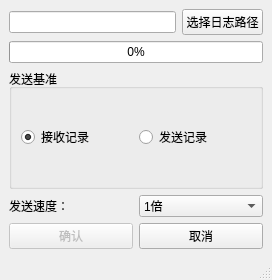
<?xml version="1.0" encoding="UTF-8"?>
<ui version="4.0">
 <class>sendByDialog</class>
 <widget class="QMainWindow" name="sendByDialog">
  <property name="geometry">
   <rect>
    <x>0</x>
    <y>0</y>
    <width>272</width>
    <height>280</height>
   </rect>
  </property>
  <property name="windowTitle">
   <string>MainWindow</string>
  </property>
  <widget class="QWidget" name="centralwidget">
   <layout class="QVBoxLayout" name="verticalLayout">
    <item>
     <layout class="QHBoxLayout" name="horizontalLayout">
      <item>
       <widget class="QLineEdit" name="LEdialogPath"/>
      </item>
      <item>
       <widget class="QPushButton" name="BselectDialogPath">
        <property name="text">
         <string>选择日志路径</string>
        </property>
       </widget>
      </item>
     </layout>
    </item>
    <item>
     <widget class="QProgressBar" name="progressBar">
      <property name="value">
       <number>0</number>
      </property>
     </widget>
    </item>
    <item>
     <widget class="QGroupBox" name="groupBox">
      <property name="title">
       <string>发送基准</string>
      </property>
      <layout class="QHBoxLayout" name="horizontalLayout_3">
       <item>
        <widget class="QRadioButton" name="RBsendBaseOnReceive">
         <property name="text">
          <string>接收记录</string>
         </property>
         <property name="checked">
          <bool>true</bool>
         </property>
        </widget>
       </item>
       <item>
        <widget class="QRadioButton" name="RBsendBaseOnSend">
         <property name="text">
          <string>发送记录</string>
         </property>
        </widget>
       </item>
      </layout>
     </widget>
    </item>
    <item>
     <layout class="QHBoxLayout" name="horizontalLayout_4">
      <item>
       <widget class="QLabel" name="label">
        <property name="text">
         <string>发送速度：</string>
        </property>
       </widget>
      </item>
      <item>
       <widget class="QComboBox" name="CBrepeadSpead">
        <item>
         <property name="text">
          <string>1倍</string>
         </property>
        </item>
        <item>
         <property name="text">
          <string>2倍</string>
         </property>
        </item>
        <item>
         <property name="text">
          <string>4倍</string>
         </property>
        </item>
        <item>
         <property name="text">
          <string>8倍</string>
         </property>
        </item>
        <item>
         <property name="text">
          <string>16倍</string>
         </property>
        </item>
        <item>
         <property name="text">
          <string>32倍</string>
         </property>
        </item>
       </widget>
      </item>
     </layout>
    </item>
    <item>
     <layout class="QHBoxLayout" name="horizontalLayout_2">
      <item>
       <widget class="QPushButton" name="Bconfirm">
        <property name="enabled">
         <bool>false</bool>
        </property>
        <property name="text">
         <string>确认</string>
        </property>
       </widget>
      </item>
      <item>
       <widget class="QPushButton" name="Bcancel">
        <property name="text">
         <string>取消</string>
        </property>
       </widget>
      </item>
     </layout>
    </item>
   </layout>
  </widget>
  <widget class="QMenuBar" name="menubar">
   <property name="geometry">
    <rect>
     <x>0</x>
     <y>0</y>
     <width>272</width>
     <height>17</height>
    </rect>
   </property>
  </widget>
  <widget class="QStatusBar" name="statusbar"/>
 </widget>
 <resources/>
 <connections/>
</ui>
